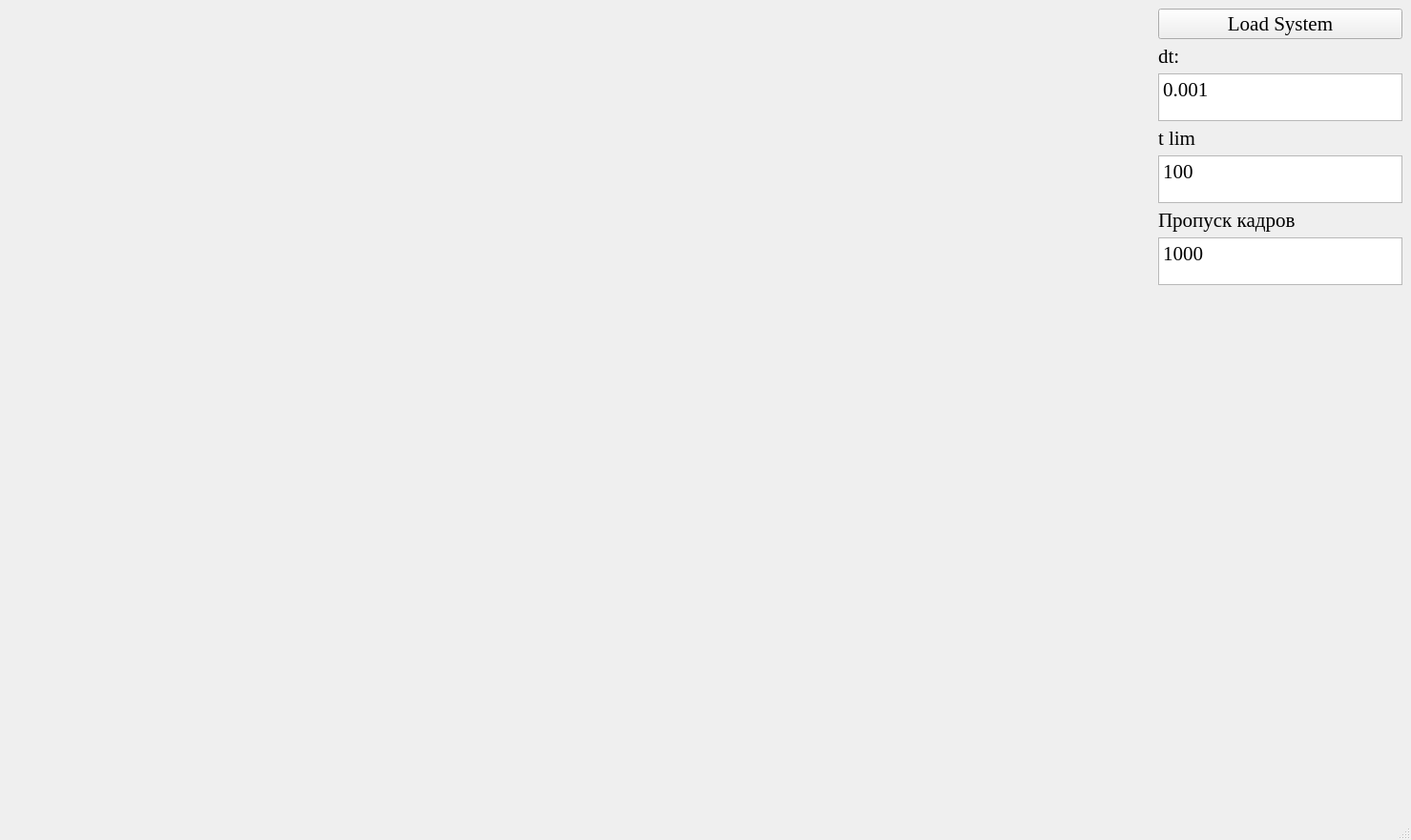
<?xml version="1.0" encoding="UTF-8"?>
<ui version="4.0">
 <class>MainWindow</class>
 <widget class="QMainWindow" name="MainWindow">
  <property name="geometry">
   <rect>
    <x>0</x>
    <y>0</y>
    <width>1479</width>
    <height>881</height>
   </rect>
  </property>
  <property name="font">
   <font>
    <family>Times New Roman</family>
    <pointsize>16</pointsize>
   </font>
  </property>
  <property name="windowTitle">
   <string>Planet System</string>
  </property>
  <widget class="QWidget" name="centralwidget">
   <layout class="QHBoxLayout" name="horizontalLayout">
    <item>
     <layout class="QHBoxLayout" name="horizontalLayout_2">
      <item>
       <widget class="SpaceWidget" name="SpaceWidget" native="true">
        <property name="sizePolicy">
         <sizepolicy hsizetype="MinimumExpanding" vsizetype="Expanding">
          <horstretch>0</horstretch>
          <verstretch>0</verstretch>
         </sizepolicy>
        </property>
        <property name="minimumSize">
         <size>
          <width>500</width>
          <height>0</height>
         </size>
        </property>
       </widget>
      </item>
      <item>
       <layout class="QVBoxLayout" name="verticalLayout">
        <item>
         <widget class="SpaceWidget" name="SpaceWidget_2" native="true">
          <property name="sizePolicy">
           <sizepolicy hsizetype="Minimum" vsizetype="Expanding">
            <horstretch>0</horstretch>
            <verstretch>0</verstretch>
           </sizepolicy>
          </property>
          <property name="minimumSize">
           <size>
            <width>400</width>
            <height>0</height>
           </size>
          </property>
         </widget>
        </item>
        <item>
         <widget class="SpaceWidget" name="SpaceWidget_3" native="true">
          <property name="sizePolicy">
           <sizepolicy hsizetype="Minimum" vsizetype="Expanding">
            <horstretch>0</horstretch>
            <verstretch>0</verstretch>
           </sizepolicy>
          </property>
          <property name="minimumSize">
           <size>
            <width>400</width>
            <height>0</height>
           </size>
          </property>
         </widget>
        </item>
       </layout>
      </item>
     </layout>
    </item>
    <item>
     <layout class="QGridLayout" name="gridLayout">
      <item row="1" column="0">
       <widget class="QLabel" name="label">
        <property name="sizePolicy">
         <sizepolicy hsizetype="Minimum" vsizetype="Fixed">
          <horstretch>0</horstretch>
          <verstretch>0</verstretch>
         </sizepolicy>
        </property>
        <property name="text">
         <string>dt:</string>
        </property>
       </widget>
      </item>
      <item row="3" column="0">
       <widget class="QLabel" name="label_2">
        <property name="sizePolicy">
         <sizepolicy hsizetype="Minimum" vsizetype="Fixed">
          <horstretch>0</horstretch>
          <verstretch>0</verstretch>
         </sizepolicy>
        </property>
        <property name="text">
         <string>t lim</string>
        </property>
       </widget>
      </item>
      <item row="0" column="0">
       <widget class="QPushButton" name="LoadSystemButton">
        <property name="sizePolicy">
         <sizepolicy hsizetype="Minimum" vsizetype="Minimum">
          <horstretch>0</horstretch>
          <verstretch>0</verstretch>
         </sizepolicy>
        </property>
        <property name="text">
         <string>Load System</string>
        </property>
       </widget>
      </item>
      <item row="7" column="0">
       <spacer name="verticalSpacer">
        <property name="orientation">
         <enum>Qt::Vertical</enum>
        </property>
        <property name="sizeType">
         <enum>QSizePolicy::Maximum</enum>
        </property>
        <property name="sizeHint" stdset="0">
         <size>
          <width>20</width>
          <height>2000</height>
         </size>
        </property>
       </spacer>
      </item>
      <item row="6" column="0">
       <widget class="QTextEdit" name="cadrSkipField">
        <property name="sizePolicy">
         <sizepolicy hsizetype="Minimum" vsizetype="MinimumExpanding">
          <horstretch>0</horstretch>
          <verstretch>0</verstretch>
         </sizepolicy>
        </property>
        <property name="minimumSize">
         <size>
          <width>0</width>
          <height>50</height>
         </size>
        </property>
        <property name="html">
         <string>&lt;!DOCTYPE HTML PUBLIC &quot;-//W3C//DTD HTML 4.0//EN&quot; &quot;http://www.w3.org/TR/REC-html40/strict.dtd&quot;&gt;
&lt;html&gt;&lt;head&gt;&lt;meta name=&quot;qrichtext&quot; content=&quot;1&quot; /&gt;&lt;style type=&quot;text/css&quot;&gt;
p, li { white-space: pre-wrap; }
&lt;/style&gt;&lt;/head&gt;&lt;body style=&quot; font-family:'Times New Roman'; font-size:16pt; font-weight:400; font-style:normal;&quot;&gt;
&lt;p style=&quot; margin-top:0px; margin-bottom:0px; margin-left:0px; margin-right:0px; -qt-block-indent:0; text-indent:0px;&quot;&gt;1000&lt;/p&gt;&lt;/body&gt;&lt;/html&gt;</string>
        </property>
       </widget>
      </item>
      <item row="4" column="0">
       <widget class="QTextEdit" name="tLimInput">
        <property name="sizePolicy">
         <sizepolicy hsizetype="Minimum" vsizetype="MinimumExpanding">
          <horstretch>0</horstretch>
          <verstretch>0</verstretch>
         </sizepolicy>
        </property>
        <property name="minimumSize">
         <size>
          <width>0</width>
          <height>50</height>
         </size>
        </property>
        <property name="html">
         <string>&lt;!DOCTYPE HTML PUBLIC &quot;-//W3C//DTD HTML 4.0//EN&quot; &quot;http://www.w3.org/TR/REC-html40/strict.dtd&quot;&gt;
&lt;html&gt;&lt;head&gt;&lt;meta name=&quot;qrichtext&quot; content=&quot;1&quot; /&gt;&lt;style type=&quot;text/css&quot;&gt;
p, li { white-space: pre-wrap; }
&lt;/style&gt;&lt;/head&gt;&lt;body style=&quot; font-family:'Times New Roman'; font-size:16pt; font-weight:400; font-style:normal;&quot;&gt;
&lt;p style=&quot; margin-top:0px; margin-bottom:0px; margin-left:0px; margin-right:0px; -qt-block-indent:0; text-indent:0px;&quot;&gt;100&lt;/p&gt;&lt;/body&gt;&lt;/html&gt;</string>
        </property>
       </widget>
      </item>
      <item row="5" column="0">
       <widget class="QLabel" name="label_3">
        <property name="sizePolicy">
         <sizepolicy hsizetype="Minimum" vsizetype="Fixed">
          <horstretch>0</horstretch>
          <verstretch>0</verstretch>
         </sizepolicy>
        </property>
        <property name="text">
         <string>Пропуск кадров</string>
        </property>
       </widget>
      </item>
      <item row="2" column="0">
       <widget class="QTextEdit" name="dtInput">
        <property name="sizePolicy">
         <sizepolicy hsizetype="Minimum" vsizetype="MinimumExpanding">
          <horstretch>0</horstretch>
          <verstretch>0</verstretch>
         </sizepolicy>
        </property>
        <property name="minimumSize">
         <size>
          <width>0</width>
          <height>50</height>
         </size>
        </property>
        <property name="html">
         <string>&lt;!DOCTYPE HTML PUBLIC &quot;-//W3C//DTD HTML 4.0//EN&quot; &quot;http://www.w3.org/TR/REC-html40/strict.dtd&quot;&gt;
&lt;html&gt;&lt;head&gt;&lt;meta name=&quot;qrichtext&quot; content=&quot;1&quot; /&gt;&lt;style type=&quot;text/css&quot;&gt;
p, li { white-space: pre-wrap; }
&lt;/style&gt;&lt;/head&gt;&lt;body style=&quot; font-family:'Times New Roman'; font-size:16pt; font-weight:400; font-style:normal;&quot;&gt;
&lt;p style=&quot; margin-top:0px; margin-bottom:0px; margin-left:0px; margin-right:0px; -qt-block-indent:0; text-indent:0px;&quot;&gt;0.001&lt;/p&gt;&lt;/body&gt;&lt;/html&gt;</string>
        </property>
       </widget>
      </item>
     </layout>
    </item>
   </layout>
  </widget>
  <widget class="QStatusBar" name="statusbar"/>
 </widget>
 <customwidgets>
  <customwidget>
   <class>SpaceWidget</class>
   <extends>QWidget</extends>
   <header location="global">spacewidget.h</header>
   <container>1</container>
  </customwidget>
 </customwidgets>
 <resources/>
 <connections/>
</ui>
